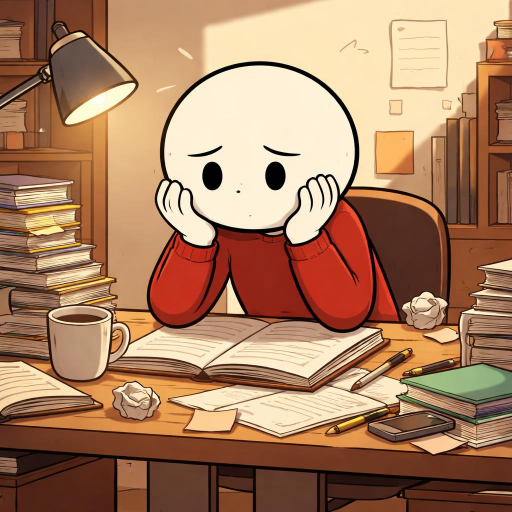
#> input picture style-lock/ref/reference.jpg, 1024 x 1024 px, found by its file name (shown at 1/2 size)
$ python segment.py
#> lines starting #> are read from the running program, lines starting #| are printed output that depends on the picture; after the words box and inside, x2 and y2 are one past the last pixel; in counts of white or black regions, pixels touching at a corner belong together
import cv2, numpy as np, sys
img = cv2.imread('ref/reference.jpg')
#> img is the input picture: shape (1024, 1024, 3); mean B, G, R 97.2, 128.2, 170.7
lab = cv2.cvtColor(img, cv2.COLOR_BGR2LAB)
#> lab: shape (1024, 1024, 3); mean of channels 0, 1, 2 143.6, 141.3, 152
L = lab[...,0]
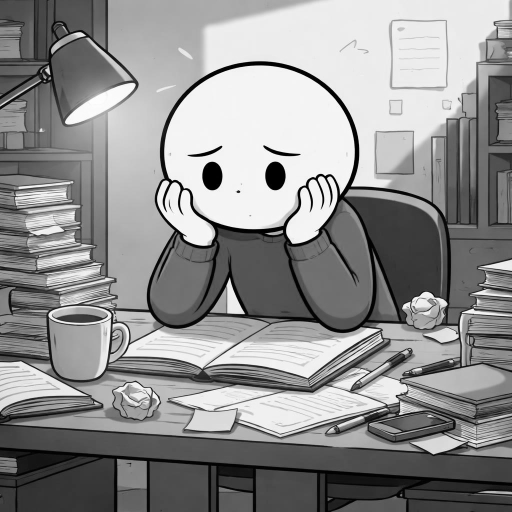
#> L: shape (1024, 1024) (shown at 1/2 size); min 0, max 255, mean 143.6
ink = (L < 70).astype(np.uint8)
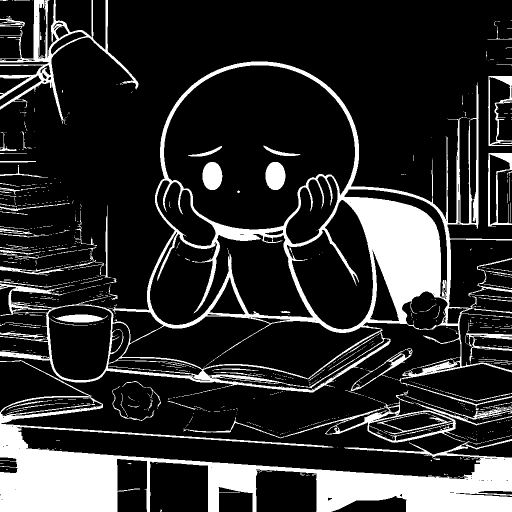
#> ink: shape (1024, 1024) (shown at 1/2 size); values 0 (black) and 1 (white), 18.1% white; 876 white regions (756 under 20 px), largest, box (x1, y1, x2, y2) and area: (0, 123, 1024, 785) 75080, (0, 720, 1024, 1024) 74458, (0, 0, 277, 248) 8594
ink = cv2.morphologyEx(ink, cv2.MORPH_CLOSE, np.ones((3,3),np.uint8))
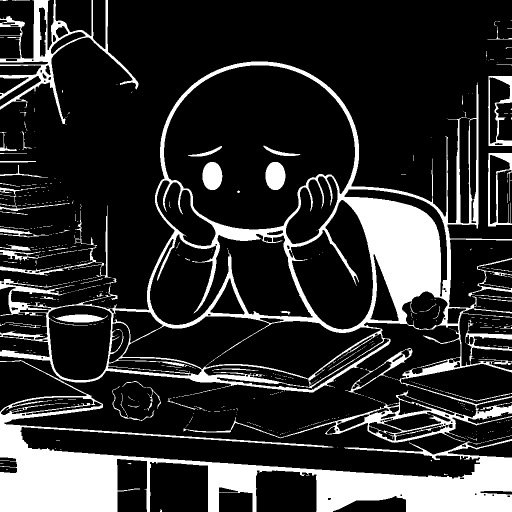
#> ink: shape (1024, 1024) (shown at 1/2 size); values 0 (black) and 1 (white), 18.7% white; 543 white regions (477 under 20 px), largest, box (x1, y1, x2, y2) and area: (0, 123, 1024, 886) 88731, (0, 720, 1024, 1024) 76026, (0, 0, 277, 248) 9901
free = (1-ink)
n, lbl, stats, cent = cv2.connectedComponentsWithStats(free, connectivity=4)
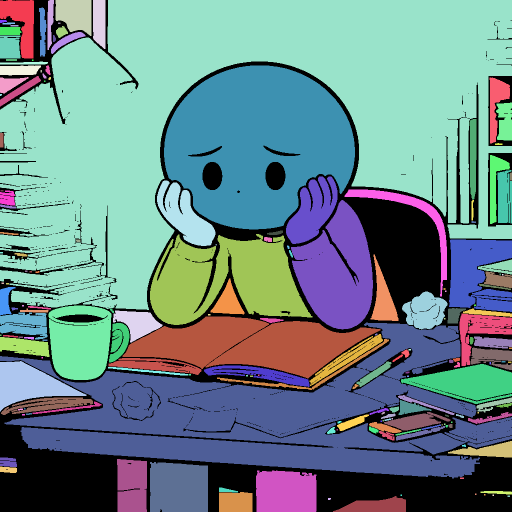
#> lbl: shape (1024, 1024) int32 (shown at 1/2 size); 185 distinct labels, from 0 to 184; one colour per label, 0 black
#> n = 185; stats = 185 rows, first 6: [0, 0, 1024, 1024, 196141], [0, 0, 68, 117, 4415], [95, 0, 13, 100, 921], [111, 0, 72, 72, 4065], [186, 0, 25, 98, 2214], [0, 0, 1024, 620, 328907]; cent = 185 pairs, first value 1 to 1021.5, second value 28.69 to 1011.7
seeds = {
 'head':(500,240),'handL':(360,420),'handR':(615,395),
 'armL':(330,560),'armR':(700,560),'torso':(520,560),'chair':(820,480),
}
out = img.copy()
for k,(x,y) in seeds.items():
    c = lbl[y,x]; a = stats[c,cv2.CC_STAT_AREA]
    print(k, c, a, stats[c,:4])
    m = (lbl==c)
    col = np.random.RandomState(abs(hash(k))%999).randint(60,255,3)
    out[m] = (out[m]*0.4 + col*0.6).astype(np.uint8)
#> this loop made 7 passes
#> (c, a) on passes 1 to 7: (21, 87514), (0, 196141), (37, 7907), (48, 36251), (42, 26620), (48, 36251), (0, 196141)
#| head 21 87514 [328 131 382 328]
#| handL 0 196141 [   0    0 1024 1024]
#| handR 37 7907 [572 353 103 135]
#| armL 48 36251 [300 468 325 182]
#| armR 42 26620 [582 400 164 259]
#| torso 48 36251 [300 468 325 182]
#| chair 0 196141 [   0    0 1024 1024]
#> pass 1, `m = (lbl==c)`:
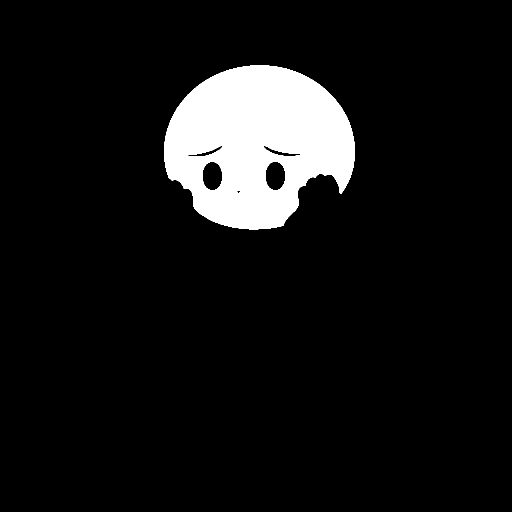
#> m: shape (1024, 1024) bool (shown at 1/2 size); 8.3% white; 1 white region, box (x1, y1, x2, y2) and area: (328, 131, 710, 459) 87514
#> pass 3, `m = (lbl==c)`:
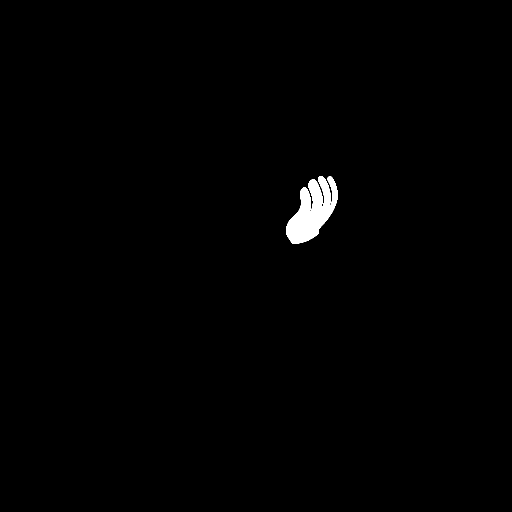
#> m: shape (1024, 1024) bool (shown at 1/2 size); 0.75% white; 1 white region, box (x1, y1, x2, y2) and area: (572, 353, 675, 488) 7907
#> after the loop:
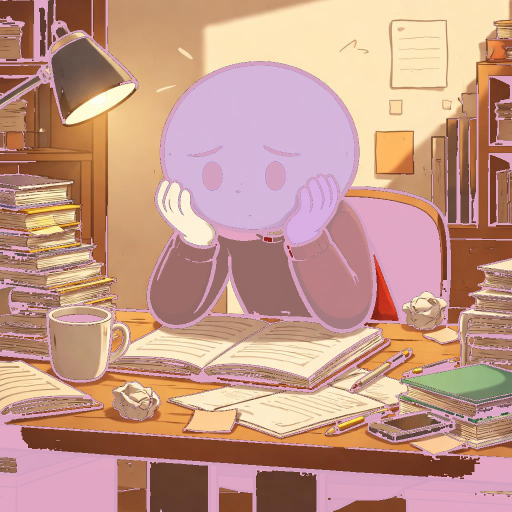
#> out: shape (1024, 1024, 3) (shown at 1/2 size); mean B, G, R 136, 152.4, 196.7
cv2.imwrite('out/seg.png', out)
np.save('trace/lbl.npy', lbl); np.save('trace/ink.npy', ink)
